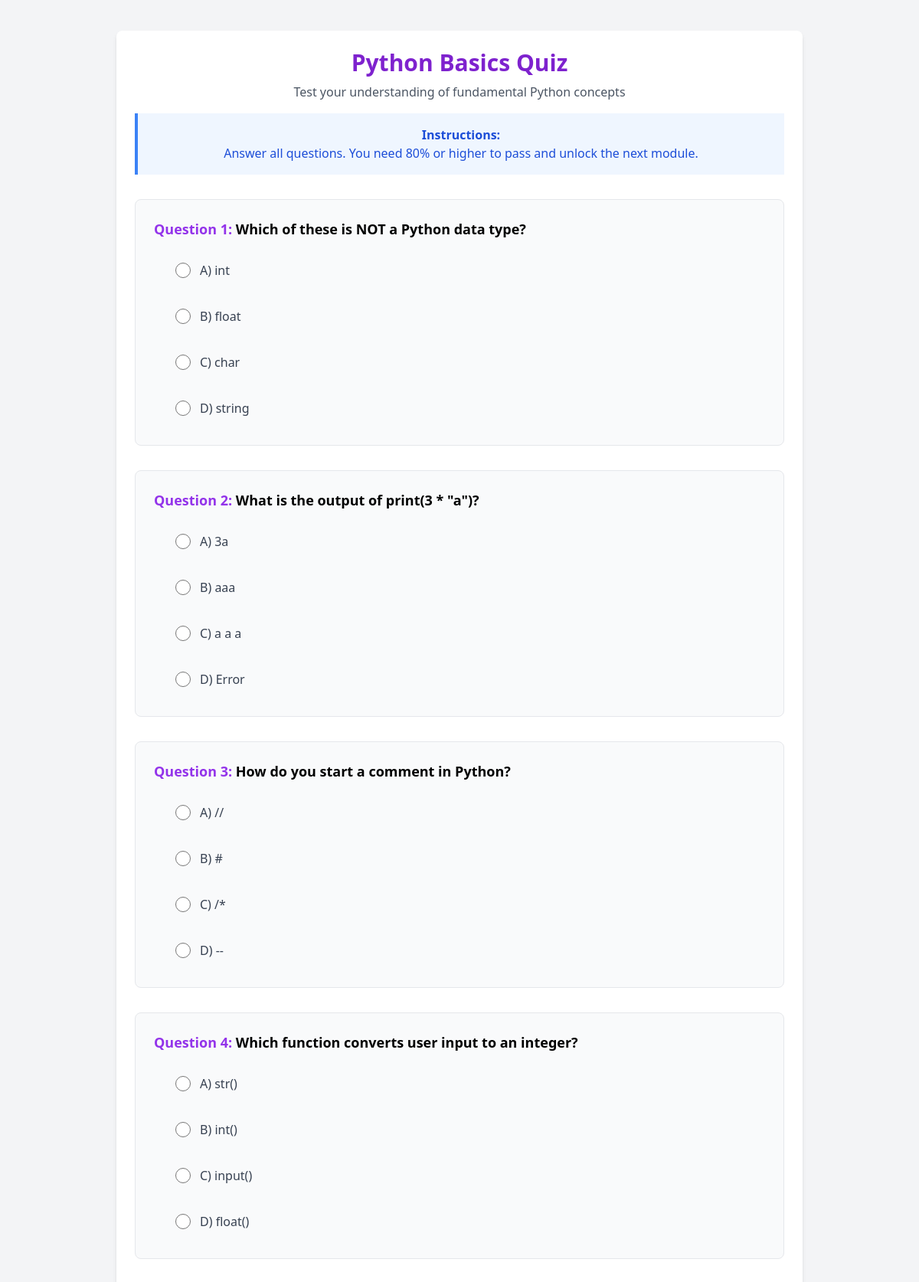
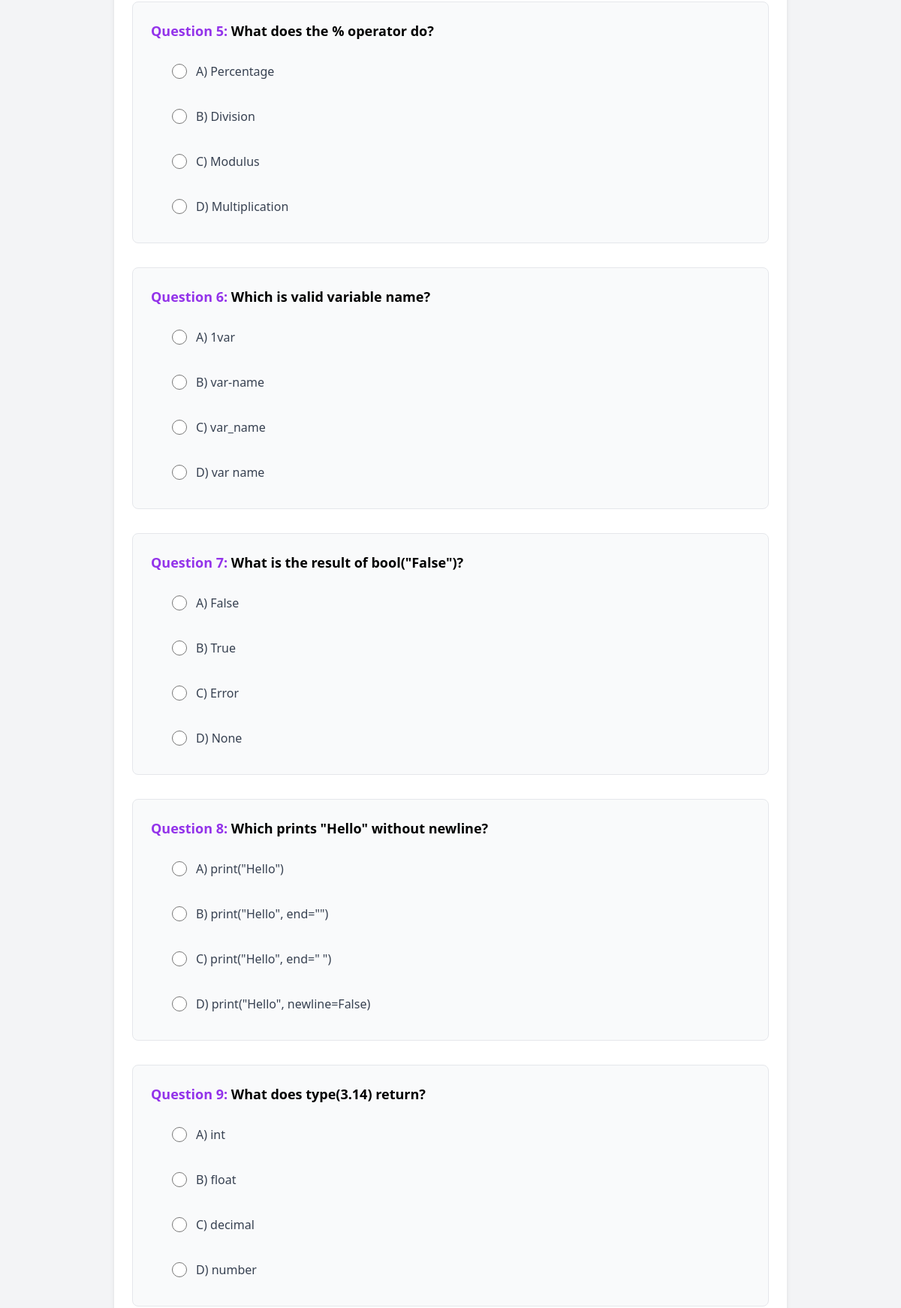
The app's page /quiz.php?quiz_id=1 (signed in, upper part) with its own data (2 pictures, top to bottom).
### tables this page shows
CREATE TABLE `quizzes` (
  `id` int(11) NOT NULL,
  `chapter_id` int(11) NOT NULL,
  `quiz_title` varchar(255) NOT NULL,
  `quiz_content` text DEFAULT NULL,
  `sort_order` int(11) DEFAULT 0
);

CREATE TABLE `quiz_questions` (
  `id` int(11) NOT NULL,
  `quiz_id` int(11) NOT NULL,
  `question_text` text NOT NULL,
  `option_a` varchar(255) DEFAULT NULL,
  `option_b` varchar(255) DEFAULT NULL,
  `option_c` varchar(255) DEFAULT NULL,
  `option_d` varchar(255) DEFAULT NULL,
  `correct_option` char(1) DEFAULT NULL
);

### quiz.php (the view, shortened to what this page needs)
<?php
include('db.php');
$quiz_id = $_GET['quiz_id'];
$query = "SELECT * FROM quizzes WHERE id = ?";
$stmt = $conn->prepare($query);
$stmt->bind_param("i", $quiz_id);
$stmt->execute();
$result = $stmt->get_result();
$quiz = $result->fetch_assoc();
$query = "SELECT * FROM quiz_questions WHERE quiz_id = ?";
$stmt = $conn->prepare($query);
$stmt->bind_param("i", $quiz_id);
$stmt->execute();
$result = $stmt->get_result();
$questions = [];
while ($row = $result->fetch_assoc()) {
    $questions[] = $row;
}
    ?>
<!DOCTYPE html>
<html lang="en">
<head>
  <script src="https://cdn.tailwindcss.com"></script>
</head>
<body class="bg-gray-100">
  <div class="max-w-4xl mx-auto p-6 bg-white shadow-md rounded-lg mt-10">
    <div class="mb-8 text-center">
      <h1 class="text-3xl font-bold text-purple-700 mb-2"><?php echo htmlspecialchars($quiz['quiz_title']); ?></h1>
      <?php if (!empty($quiz['quiz_content'])): ?>
        <p class="text-gray-600"><?php echo nl2br(htmlspecialchars($quiz['quiz_content'])); ?></p>
      <?php endif; ?>
      <div class="mt-4 bg-blue-50 border-l-4 border-blue-500 text-blue-700 p-4">
        <p class="font-semibold">Instructions:</p>
        <p>Answer all questions. You need 80% or higher to pass and unlock the next module.</p>
      </div>
    </div>
    <?php if (count($questions) > 0): ?>
      <form method="post" class="space-y-8">
        <?php foreach ($questions as $index => $q): ?>
          <div class="quiz-question p-6 bg-gray-50 rounded-lg border border-gray-200 hover:shadow-md">
            <p class="font-semibold text-lg mb-4">
              <span class="text-purple-600">Question <?= $index + 1 ?>:</span>
              <?php echo htmlspecialchars($q['question_text']); ?>
            </p>
            <div class="space-y-3 ml-4">
              <label class="flex items-center space-x-3 p-3 rounded-lg hover:bg-gray-100 cursor-pointer">
                <input type="radio" name="answer_<?php echo $q['id']; ?>" value="A" required class="h-5 w-5 text-purple-600">
                <span class="text-gray-700">A) <?php echo htmlspecialchars($q['option_a']); ?></span>
              </label>
              <label class="flex items-center space-x-3 p-3 rounded-lg hover:bg-gray-100 cursor-pointer">
                <input type="radio" name="answer_<?php echo $q['id']; ?>" value="B" class="h-5 w-5 text-purple-600">
                <span class="text-gray-700">B) <?php echo htmlspecialchars($q['option_b']); ?></span>
              </label>
              <label class="flex items-center space-x-3 p-3 rounded-lg hover:bg-gray-100 cursor-pointer">
                <input type="radio" name="answer_<?php echo $q['id']; ?>" value="C" class="h-5 w-5 text-purple-600">
                <span class="text-gray-700">C) <?php echo htmlspecialchars($q['option_c']); ?></span>
              </label>
              <label class="flex items-center space-x-3 p-3 rounded-lg hover:bg-gray-100 cursor-pointer">
                <input type="radio" name="answer_<?php echo $q['id']; ?>" value="D" class="h-5 w-5 text-purple-600">
                <span class="text-gray-700">D) <?php echo htmlspecialchars($q['option_d']); ?></span>
              </label>
            </div>
          </div>
        <?php endforeach; ?>
      </form>
    <?php endif; ?>
  </div>
</body>
</html>

### quiz.php (style rules this page uses)
.quiz-question { transition: all 0.3s ease; }

### records on screen
quizzes: quiz_title "Python Basics Quiz", quiz_content "Test your understanding of fundamental Python concepts"
quiz_questions: question_text "Which of these is NOT a Python data type?", option_a "int", option_b "float", option_c "char", option_d "string"
quiz_questions: question_text "What is the output of print(3 * \"a\")?", option_a "3a", option_b "aaa", option_c "a a a", option_d "Error"
quiz_questions: question_text "How do you start a comment in Python?", option_a "//", option_b "#", option_c "/*", option_d "--"
quiz_questions: question_text "Which function converts user input to an integer?", option_a "str()", option_b "int()", option_c "input()", option_d "float()"
quiz_questions: question_text "What does the % operator do?", option_a "Percentage", option_b "Division", option_c "Modulus", option_d "Multiplication"
quiz_questions: question_text "Which is valid variable name?", option_a "1var", option_b "var-name", option_c "var_name", option_d "var name"
quiz_questions: question_text "What is the result of bool(\"False\")?", option_a "False", option_b "True", option_c "Error", option_d "None"
quiz_questions: question_text "Which prints \"Hello\" without newline?", option_a "print(\"Hello\")", option_b "print(\"Hello\", end=\"\")", option_c "print(\"Hello\", end=\" \")", option_d "print(\"Hello\", newline=False)"
quiz_questions: question_text "What does type(3.14) return?", option_a "int", option_b "float", option_c "decimal", option_d "number"
